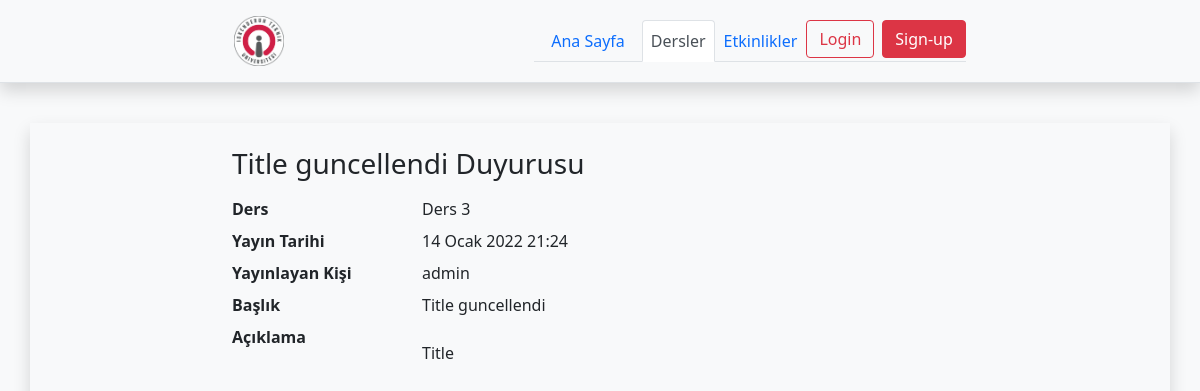
The page /lessons/announcement/18 on the database its author committed.
### lessons/models.py (models this page shows, shortened)
class Announcement(models.Model):
    lesson = models.ForeignKey(Lesson,on_delete=models.CASCADE)
    title = models.CharField(max_length=128)
    description = RichTextField()
    date = models.DateTimeField(auto_now=True)
    avaliable = models.BooleanField(default =True)

class Lesson(models.Model):
    teacher = models.ForeignKey(User, null=True,on_delete=models.CASCADE)
    name = models.CharField(max_length=128,unique=True)
    image  = models.ImageField(upload_to="lessons/%Y/%m/%d/",default = "lessons/default_lesson_image.png")
    description = models.TextField(blank=True,null=True)
    students = models.ManyToManyField(User, blank=True,related_name='lesson_joined')
    date = models.DateTimeField(auto_now=True)
    avaliable = models.BooleanField(default =True)
    def __str__(self):
        return self.name

### lessons/views.py (the view)
# urls.py: path("announcement/<int:announcement_id>",views.announcement_detail,name = 'announcement_detail'),
def announcement_detail(request,announcement_id):
    current_user = request.user
    announcement = Announcement.objects.get(id = announcement_id)
    context = {
        'announcement':announcement
    }
    return render(request,'announcements/announcement.html',context)

### templates/announcements/announcement.html (shortened to what this page needs)
{% extends "base.html" %}
{% load static %}
{% block body %}
{% load crispy_forms_tags %}
<div class="container shadow">
  <div class="row ">
    <div class="col-2"></div>
    <div class="col-8">
<br>
      <h3>{{announcement.title}} Duyurusu</h3>
      <dl class="row">
        <dt class="col-sm-3">Ders</dt>
        <dd class="col-sm-9">{{announcement.lesson}}</dd>
        <dt class="col-sm-3">Yayın Tarihi</dt>
        <dd class="col-sm-9">{{announcement.date }}</dd>
        <dt class="col-sm-3">Yayınlayan Kişi</dt>
        <dd class="col-sm-9">{{announcement.lesson.teacher }}</dd>
        <dt class="col-sm-3">Başlık</dt>
        <dd class="col-sm-9">{{announcement.title}}</dd>
          <dt class="col-sm-3">Açıklama</dt>
        <dd class="col-sm-9">
          <p>{{announcement.description | safe }}</p>
        </dd>
      </dl>
    </div>
    </div>
    </div>
{% endblock body %}

### rows shown on the page
Announcement: title "Title guncellendi", lesson "Ders 3", date "14 Ocak 2022 21:24", lesson.teacher "admin", description "Title"
